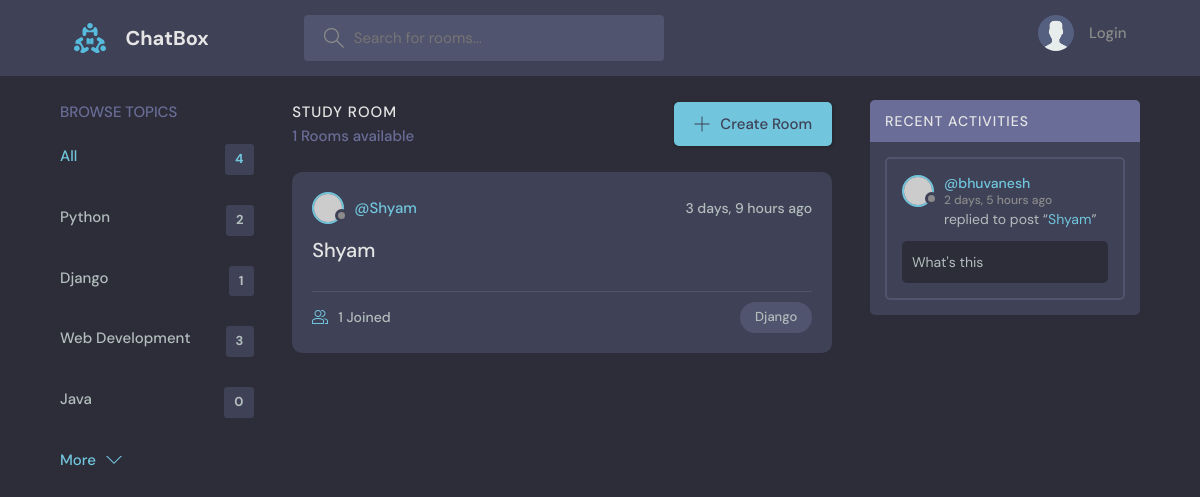
Screenshot of /?q=Django with the database file from the repository.
### base/models.py (models this page shows, shortened)
class Topic(models.Model):
    name = models.CharField(max_length=200)

class Room(models.Model):
    host = models.ForeignKey(User, on_delete=models.SET_NULL, null=True)
    topic = models.ForeignKey(Topic, on_delete=models.SET_NULL, null=True)
    name = models.CharField(max_length=200)
    description = models.TextField(null=True, blank=True)
    participants = models.ManyToManyField(User, related_name='participants', blank=True)
    updated = models.DateTimeField(auto_now=True)
    created = models.DateTimeField(auto_now_add=True)
    class Meta:
        ordering = ['-updated', '-created']
    def __str__(self):
        return self.name

class Message(models.Model):
    user = models.ForeignKey(User, on_delete=models.CASCADE)
    room = models.ForeignKey(Room, on_delete=models.CASCADE)
    body = models.TextField()
    updated = models.DateTimeField(auto_now=True)
    created = models.DateTimeField(auto_now_add=True)
    class Meta:
        ordering = ['-updated', '-created']

### base/views.py (the view)
# urls.py: path('',views.home,name="home"),
def home(request):
    q = request.GET.get('q') if request.GET.get('q') != None else ''
    rooms = Room.objects.filter(
        Q(topic__name__icontains=q) |
        Q(name__contains=q) |
        Q(description__icontains=q)
    )
    topics = Topic.objects.all()
    room_count = rooms.count()
    room_messages = Message.objects.filter(Q(room__topic__name__icontains=q))
    return render(request,'base/home.html', {'rooms':rooms,'topics':topics,'room_count':room_count, 'room_messages':room_messages})

### base/templates/base/home.html (shortened to what this page needs)
{% extends 'main.html' %}
{% block content %}
    <main class="layout layout--3">
      <div class="container">
        {% include 'base/topics_component.html' %}
        <div class="roomList">
          <div class="roomList__header">
            <div>
              <h2>Study Room</h2>
              <p>{{room_count}} Rooms available</p>
            </div>
            <a class="btn btn--main" href="create-room.html">
              <svg version="1.1" xmlns="http://www.w3.org/2000/svg" width="32" height="32" viewBox="0 0 32 32">
                <title>add</title>
                <path
                  d="M16.943 0.943h-1.885v14.115h-14.115v1.885h14.115v14.115h1.885v-14.115h14.115v-1.885h-14.115v-14.115z"
                ></path>
              </svg>
              Create Room
            </a>
          </div>
          {% include 'base/feed_component.html' %}
        </div>
        {% include 'base/activity_component.html' %}
      </div>
    </main>
    {% endblock %}

### base/templates/base/topics_component.html
<div class="topics">
    <div class="topics__header">
      <h2>Browse Topics</h2>
    </div>
    <ul class="topics__list">
      <li>
        <a href="{% url 'home' %}" class="active">All <span>{{topics.count}}</span></a>
      </li>
      {% for topic in topics %}
      <li>
        <a href="{% url 'home' %}?q={{topic.name}}">{{topic.name}} <span>{{topic.room_set.all.count}}</span></a>
      </li>
      {% endfor %}
    </ul>
    <a class="btn btn--link" href="topics.html">
      More
      <svg version="1.1" xmlns="http://www.w3.org/2000/svg" width="32" height="32" viewBox="0 0 32 32">
        <title>chevron-down</title>
        <path d="M16 21l-13-13h-3l16 16 16-16h-3l-13 13z"></path>
      </svg>
    </a>
  </div>

### base/templates/base/feed_component.html (shortened to what this page needs)
{% for room in rooms %}
<div class="roomListRoom">
    <div class="roomListRoom__header">
      <a href="{% url 'user-profile' room.host.id %}" class="roomListRoom__author">
        <div class="avatar avatar--small">
          <img src="https://randomuser.me/api/portraits/women/11.jpg" />
        </div>
        <span>@{{room.host.username}}</span>
      </a>
      <div class="roomListRoom__actions">
        <span>{{room.created|timesince}} ago</span>
      </div>
    </div>
    <div class="roomListRoom__content">
      <a href="{% url 'room' room.id %}">{{room.name}}</a>
    </div>
    <div class="roomListRoom__meta">
      <a href="{% url 'room' room.id %}" class="roomListRoom__joined">
        {{room.participants.all.count}} Joined
      </a>
      <p class="roomListRoom__topic">{{room.topic.name}}</p>
    </div>
  </div>
  {% endfor %}

### base/templates/base/activity_component.html (shortened to what this page needs)
<div class="activities">
    <div class="activities__header">
      <h2>Recent Activities</h2>
    </div>
    {% for message in room_messages %}
    <div class="activities__box">
      <div class="activities__boxHeader roomListRoom__header">
        <a href="{% url 'user-profile' message.user.id %}" class="roomListRoom__author">
          <div class="avatar avatar--small">
            <img src="https://randomuser.me/api/portraits/women/11.jpg" />
          </div>
          <p>
            @{{message.user}}
            <span>{{message.created|timesince}} ago</span>
          </p>
        </a>
      </div>
      <div class="activities__boxContent">
        <p>replied to post “<a href="{% url 'room' message.room.id %}">{{message.room}}</a>”</p>
        <div class="activities__boxRoomContent">
          {{message.body}}
        </div>
      </div>
    </div>
    {% endfor %}
  </div>

### rows the page displays
Topic: name "Python", room_set.all.count "2"
Topic: name "Django", room_set.all.count "1"
Topic: name "Web Development", room_set.all.count "3"
Topic: name "Java", room_set.all.count "0"
Room: host.username "Shyam", created "3 days, 9 hours", name "Shyam", participants.all.count "1", topic.name "Django"
Message: user "bhuvanesh", created "2 days, 5 hours", room "Shyam", body "What's this"

### other values shown
{{ topics.count }} "4"
{{ room_count }} "1"
